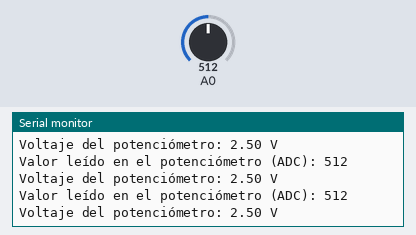
Recording of a sketch running on a simulated Arduino Uno, built with avr-gcc and run on an emulated ATmega328P. Parts: the last lines printed to the serial monitor. The inputs (shaded band) are chosen by the test bench; at power-on: A0 = 512.

Above: at 4.2 s.
4.3 s: A0 set to 107
At 5.0 s:
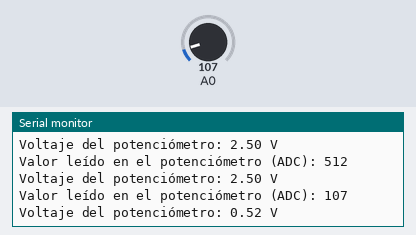
7.3 s: A0 set to 94
At 7.59 s:
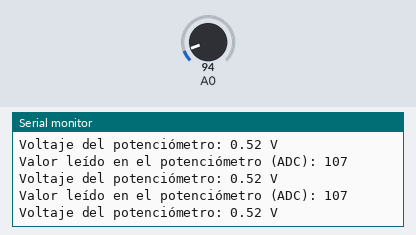
Timing chart, 0 to 9.8 s (numbered marks = the images above; inputs shaded):
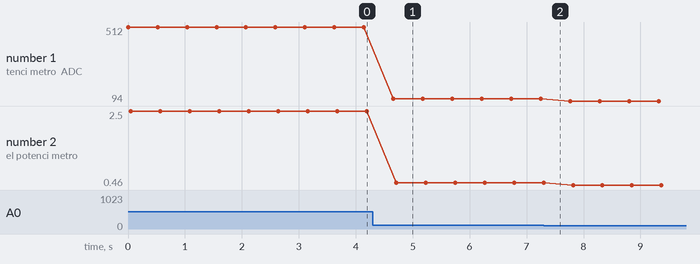

The sketch:

PR_P01_E01.ino
```cpp
int puertoAnalogico = A0;

class Potenciometro {
  private:
    int pin;

  public:
    Potenciometro(int pin) {
      this->pin = pin;
      pinMode(pin, INPUT);
    }

    unsigned int obtenerValor() {
      return analogRead(pin);
    }

    float obtenerVoltaje() {
      unsigned int valor = obtenerValor();
      // Suponiendo que el rango del potenciómetro es de 0 a 1023 y el voltaje es de 0 a 5V
      float voltaje = (valor * 5.0) / 1023.0;
      return voltaje;
    }
};

Potenciometro miPotenciometro(puertoAnalogico);

void setup() {
  Serial.begin(9600);
}

void loop() {
  unsigned int valorPotenciometro = miPotenciometro.obtenerValor();
  float voltajePotenciometro = miPotenciometro.obtenerVoltaje();

  Serial.print("Valor leído en el potenciómetro (ADC): ");
  Serial.println(valorPotenciometro);

  Serial.print("Voltaje del potenciómetro: ");
  Serial.print(voltajePotenciometro, 2); // Mostrar solo dos decimales
  Serial.println(" V");

  delay(500);
}
```

Measured:
- after the input at 4.3 s, the serial monitor: prints a new line after 0.36 s (image 1)
- plotted number 1: 512 → 107 after the input at 4.3 s, 107 → 94 after the input at 7.3 s
- plotted number 2: 2.5 → 0.52 after the input at 4.3 s, 0.52 → 0.46 after the input at 7.3 s
